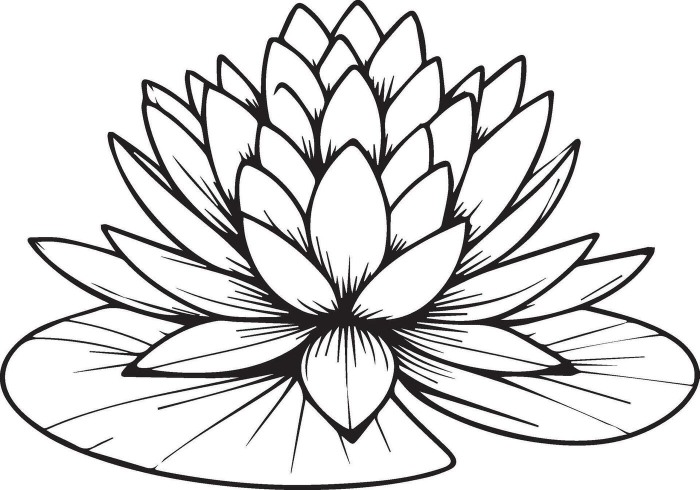
#> input picture prueba5.jpeg, 1399 x 980 px (shown at 1/2 size)
$ python imagen_puntos.py   (older library calls are emulated)
#> lines starting #> are read from the running program, lines starting #| are printed output that depends on the picture; after the words box and inside, x2 and y2 are one past the last pixel; in counts of white or black regions, pixels touching at a corner belong together
from PIL import Image
import numpy as np
import cv2
bajo=50
alto=150
def bordes (imagen,umbral_bajo=bajo, umbral_alto=alto):
#> called with imagen = 'prueba5.jpeg', umbral_bajo = 50, umbral_alto = 150
    img=cv2.imread(imagen)
#> img is the input picture: shape (980, 1399, 3); mean B, G, R 219.8, 219.6, 220
    img_gris=cv2.cvtColor(img, cv2.COLOR_BGR2GRAY)
    img_gris = cv2.bilateralFilter(img_gris, 9, 75, 75)
    img_gris = cv2.GaussianBlur(img_gris, (5, 5), 0)
    img_gris = cv2.equalizeHist(img_gris)
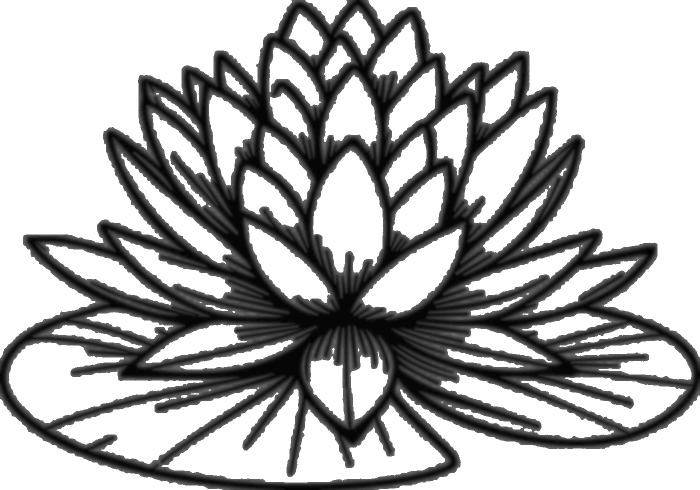
#> img_gris: shape (980, 1399) (shown at 1/2 size); min 0, max 255, mean 175.6
    """kernel = np.array([[0,-1,0], [-1,5,-1], [0,-1,0]])
    img_sharp = cv2.filter2D(img_gris, -1, kernel)
    bordes = cv2.Canny(img_sharp, umbral_bajo, umbral_alto) """

    """bordes = cv2.Canny(img_gris[:,:,1], umbral_bajo, umbral_alto)"""
    """img_gris=cv2.cvtColor(img, cv2.COLOR_BGR2GRAY)
    img_gris = cv2.bilateralFilter(img_gris, 9, 75, 75)
    img_gris = cv2.GaussianBlur(img_gris, (5, 5), 0)
    img_gris = cv2.equalizeHist(img_gris)"""
    #bordes = cv2.Laplacian(img_gris, cv2.CV_64F)
    grad_x = cv2.Sobel(img_gris, cv2.CV_64F, 1, 0, ksize=3)
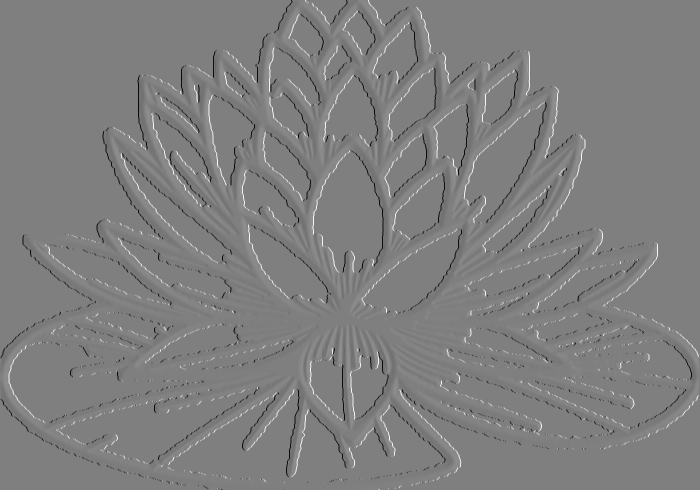
#> grad_x: shape (980, 1399) float64 (shown at 1/2 size); min -704, max 704, mean 0; drawn with min black and max white
    grad_y = cv2.Sobel(img_gris, cv2.CV_64F, 0, 1, ksize=3)
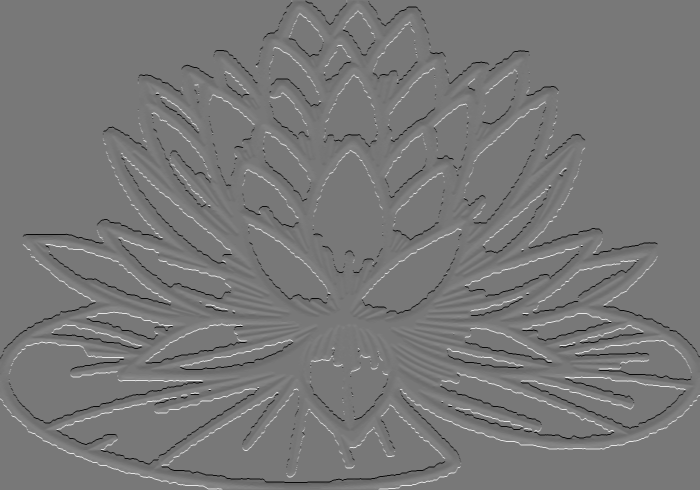
#> grad_y: shape (980, 1399) float64 (shown at 1/2 size); min -704, max 791, mean -0.3; drawn with min black and max white
    bordes = cv2.magnitude(grad_x, grad_y)
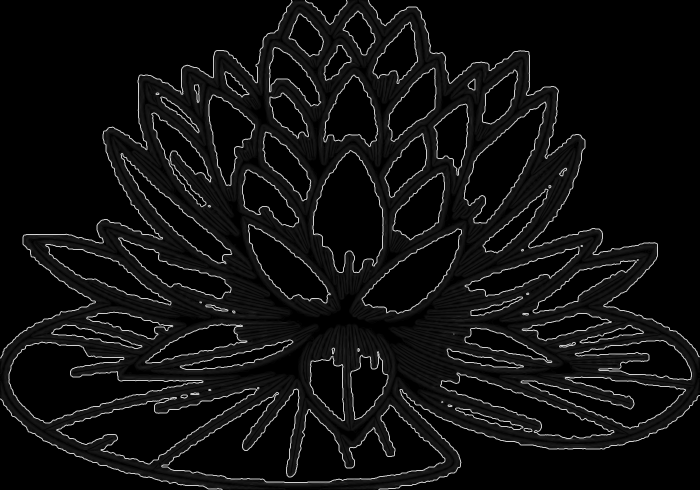
#> bordes: shape (980, 1399) float64 (shown at 1/2 size); min 0, max 791, mean 46.3; drawn with min black and max white
    # [4 lines of commented-out code are left out]
    return bordes
def imagen_matriz(imagen,umbral_bajo=bajo, umbral_alto=alto, tamano=(50, 50)):
    img_bordes=bordes(imagen,umbral_bajo,umbral_alto)
    img_bordes_resized = cv2.resize(img_bordes, tamano, interpolation=cv2.INTER_NEAREST)
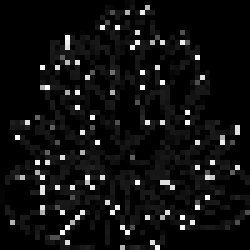
#> img_bordes_resized: shape (50, 50) float64 (shown 5 times larger); min 0, max 709.7, mean 44.7; drawn with min black and max white
    matriz=np.array(img_bordes_resized)
    matriz_binaria=np.where(matriz>0,1,0)
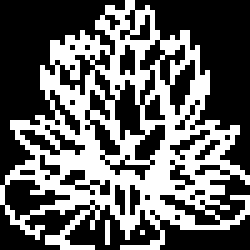
#> matriz_binaria: shape (50, 50) int64 (shown 5 times larger); values 0 (black) and 1 (white), 39.1% white in thin lines or dots
    return matriz_binaria

def imprimir_matriz(matriz):
    for fila in matriz:
        print(" ".join("*" if int(elemento)==1 else " " for elemento in fila))
#> this loop made 50 passes

imagen="prueba5.jpeg"
matriz=imagen_matriz(imagen, umbral_bajo=bajo, umbral_alto=alto, tamano=(50, 50))
imprimir_matriz(matriz)

$ run again, with prueba1.jpeg copied over prueba5.jpeg
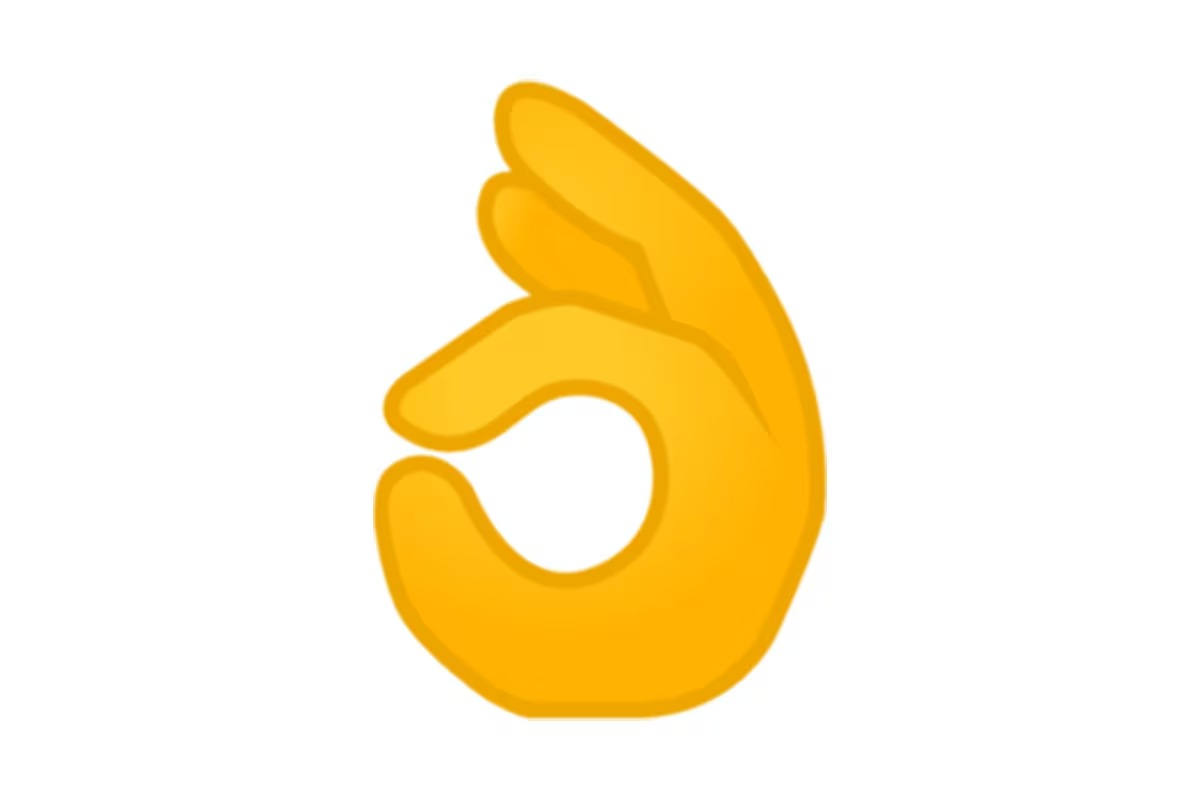
#> input picture prueba1.jpeg, 1200 x 800 px
#> in bordes, img is the input picture: shape (800, 1200, 3); mean B, G, R 210.2, 241.3, 254
#> in bordes, `bordes = cv2.magnitude(grad_x, grad_y)`:
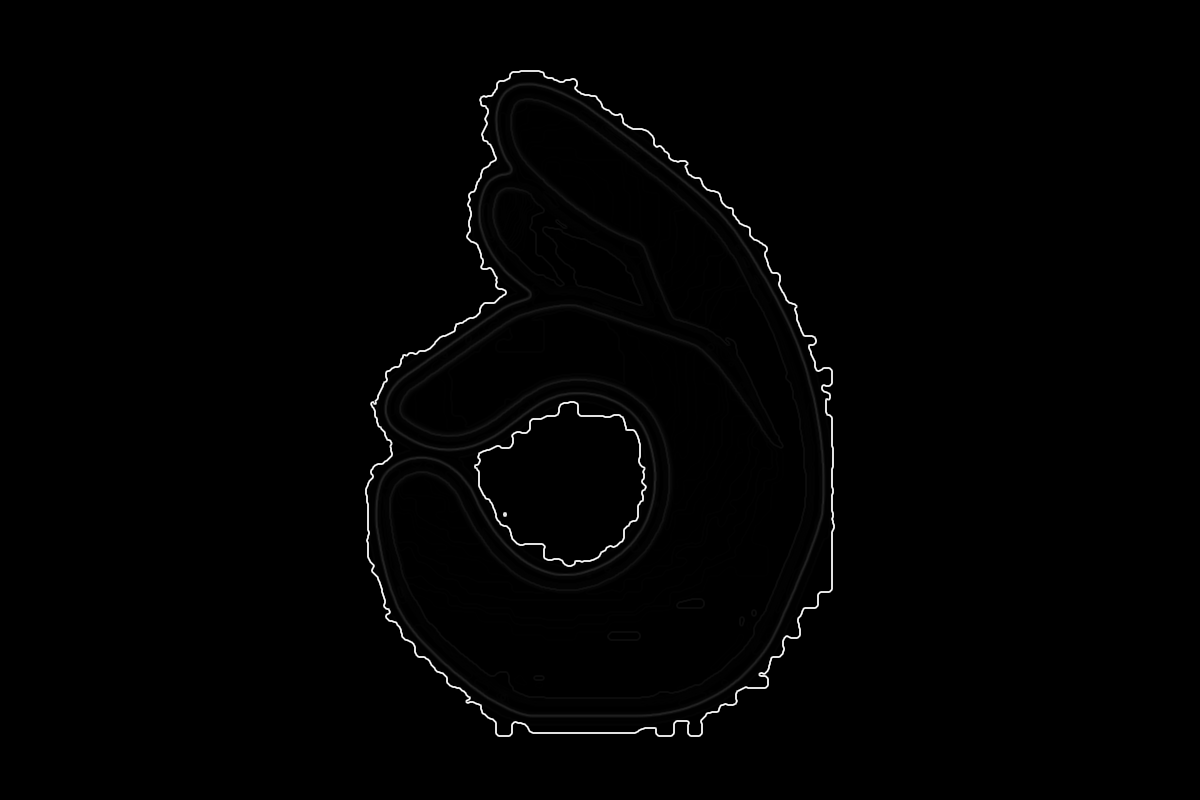
#> bordes: shape (800, 1200) float64; min 0, max 911, mean 6.7; drawn with min black and max white
#> in imagen_matriz, `matriz_binaria=np.where(matriz>0,1,0)`:
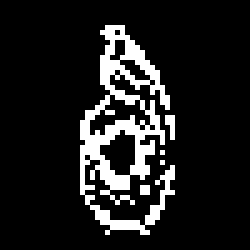
#> matriz_binaria: shape (50, 50) int64 (shown 5 times larger); values 0 (black) and 1 (white), 12.3% white in thin lines or dots, all inside (x1, y1, x2, y2) = (16, 5, 35, 47)
#> the loop in imprimir_matriz, `for fila in matriz:` made 50 passes

$ run again, with prueba2.jpeg copied over prueba5.jpeg
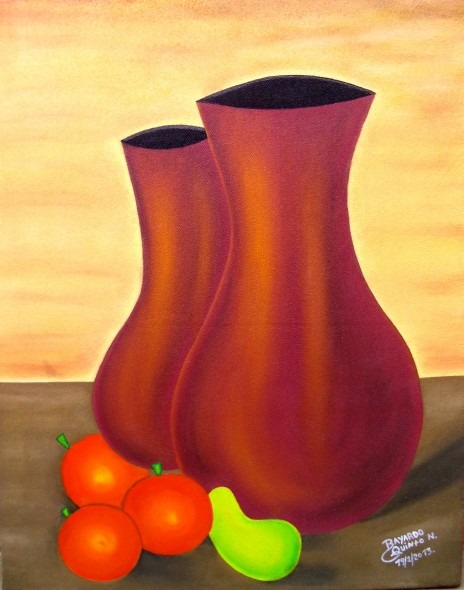
#> input picture prueba2.jpeg, 464 x 590 px
#> in bordes, img is the input picture: shape (590, 464, 3); mean B, G, R 78.9, 123.3, 191
#> in bordes, `bordes = cv2.magnitude(grad_x, grad_y)`:
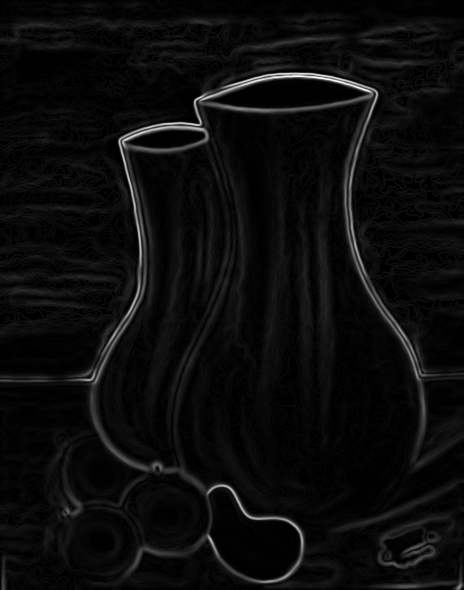
#> bordes: shape (590, 464) float64; min 0, max 484, mean 22.9; drawn with min black and max white
#> in imagen_matriz, `matriz_binaria=np.where(matriz>0,1,0)`:
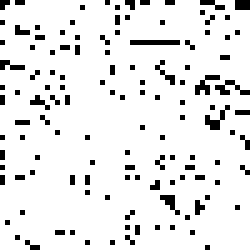
#> matriz_binaria: shape (50, 50) int64 (shown 5 times larger); values 0 (black) and 1 (white), 90.5% white; black in thin lines or dots
#> the loop in imprimir_matriz, `for fila in matriz:` made 50 passes
